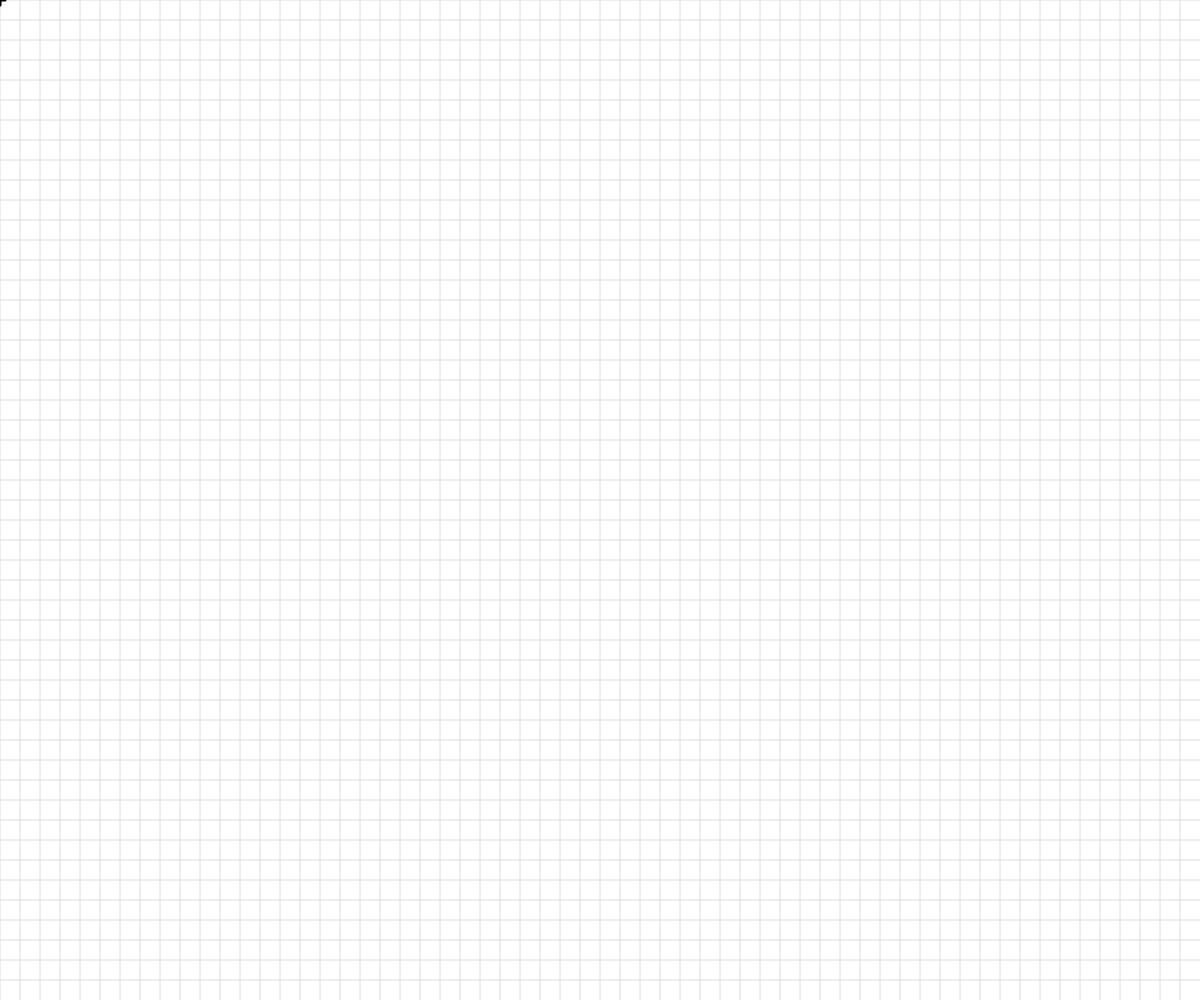
Frame 1 (no input)
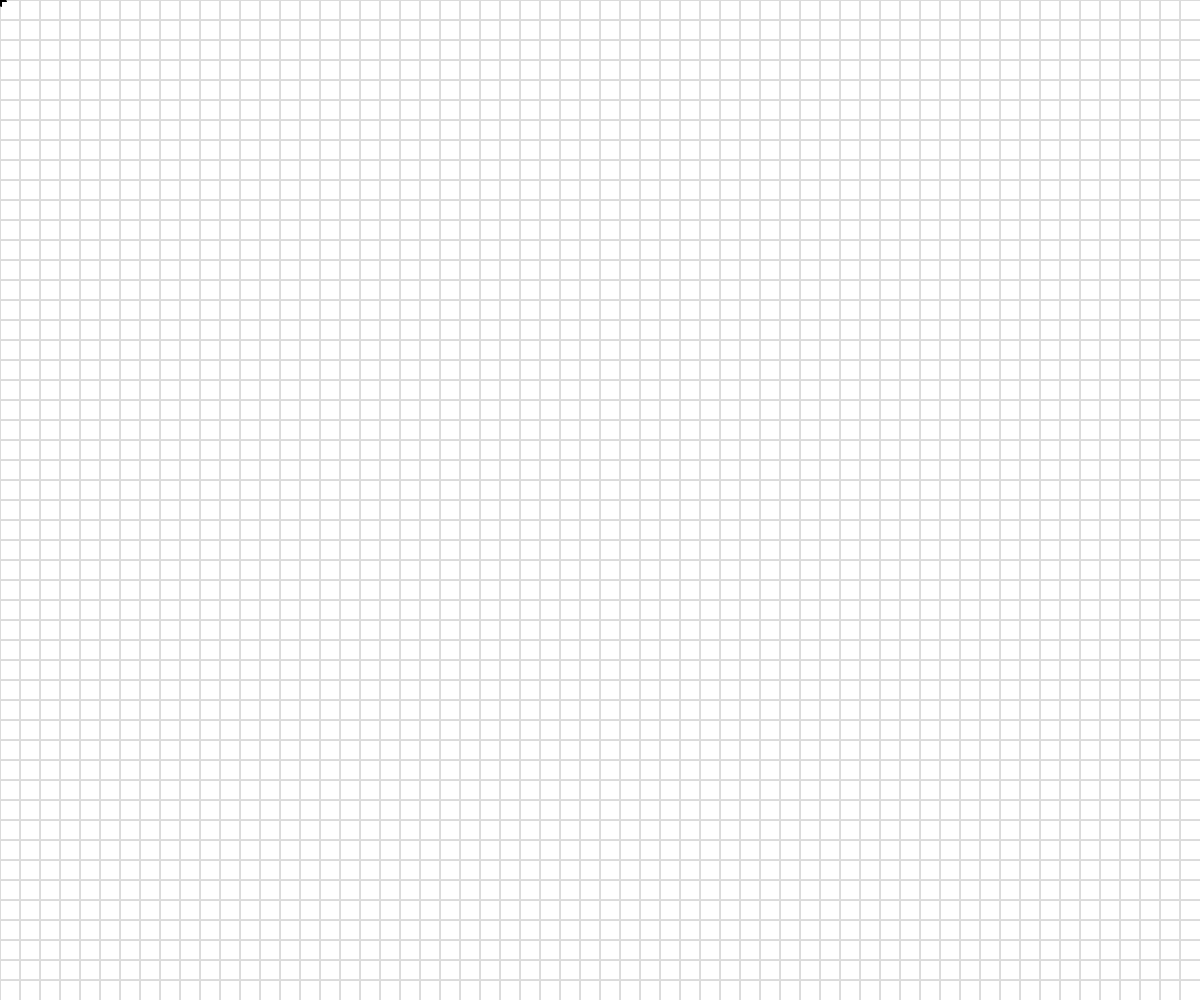
Frame 60 (no input)
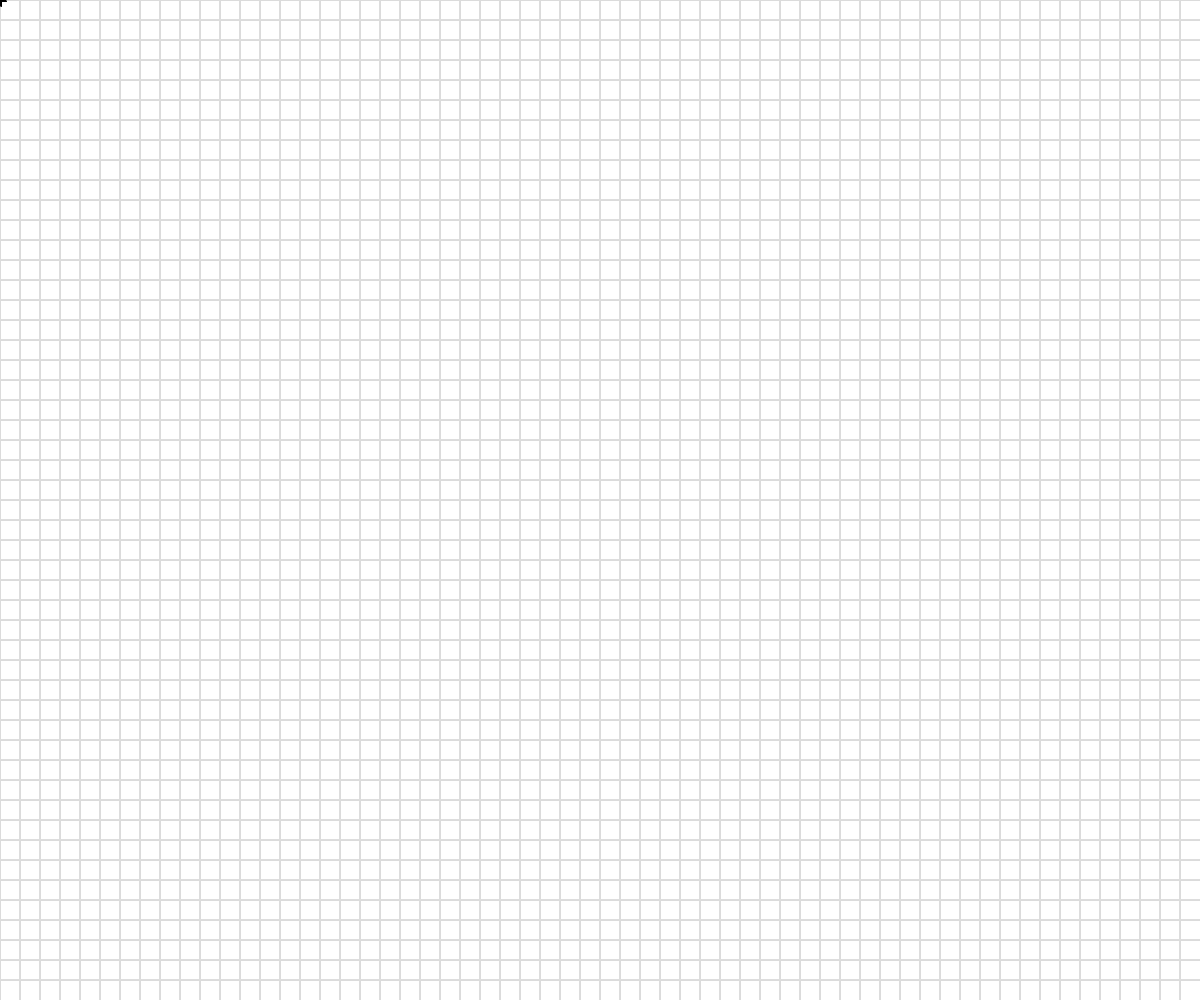
Frame 120 (the mouse pressed at the canvas centre since frame 60)

The p5.js sketch that drew these frames (run headless with seeded random() and noise() and a simulated clock; from frame 60 on, the mouse is pressed at the canvas centre):

// p5.js sketch
// ── sketch.js
// Basic Transformations Sandbox


let originalSpacing = 20;


function setup() {
  createCanvas(windowWidth, windowHeight);
}

function draw() {
  // background(255);
  drawBasicGrid(220);
  push();


  //transformation one: TRANSLATION

 

  //add push()  pop()




  //transformation two: SCALE




  //transformation three: ROTATION
  //reminder: rotations are measured in radians, not degrees! Functions can help with the conversion...
 


  //Combinations of Transformations

  

}


function face(x, y) {
  //draw a face at x,y
  push();
  translate(x,y);
  ellipseMode(CENTER);
  fill(200,200,0);
  stroke(0);
  ellipse(0,0,80,80);
  fill(90, 140, 30, 220);
  triangle(-20, 20, 20, 20, 0, 30);
  fill(0);
  ellipse(-25,0,10,10);
  ellipse(25,0,10,10);
  strokeWeight(5);
  line(-30,-10,30,-10);
  strokeWeight(1);
  pop();

}

function rectangleRed(x, y) {
  //draw a red rectangle at x,y (sized 50 pixels square) - to visualize what happens to the coordinate system
  //when different basic transformations are applied.
  noStroke();
  fill(255, 0, 0, 150);
  rect(x, y, 50, 50);

}

function rectangleBlue(x, y) {
  //draw a red rectangle at x,y (sized 50 pixels square) - to visualize what happens to the coordinate system
  //when different basic transformations are applied.
  noStroke();
  fill(0, 0, 255, 150);
  rect(x, y, 50, 50);

}

function drawBasicGrid(shade) {
  //draw the normal cartesian Coordinate Grid, in a light color. Spaced at 20 px by default
  stroke(shade);
  for (let x = 0; x < width; x += 20) {
    line(x, 0, x, height);
  }
  for (let y = 0; y < height; y += 20) {
    line(0, y, width, y);
  }

  //Draw "X" at the origin
  strokeWeight(3);
  stroke(0);
  line(-5,0,5,0);
  line(0,5,0,-5);
  strokeWeight(1);
}
